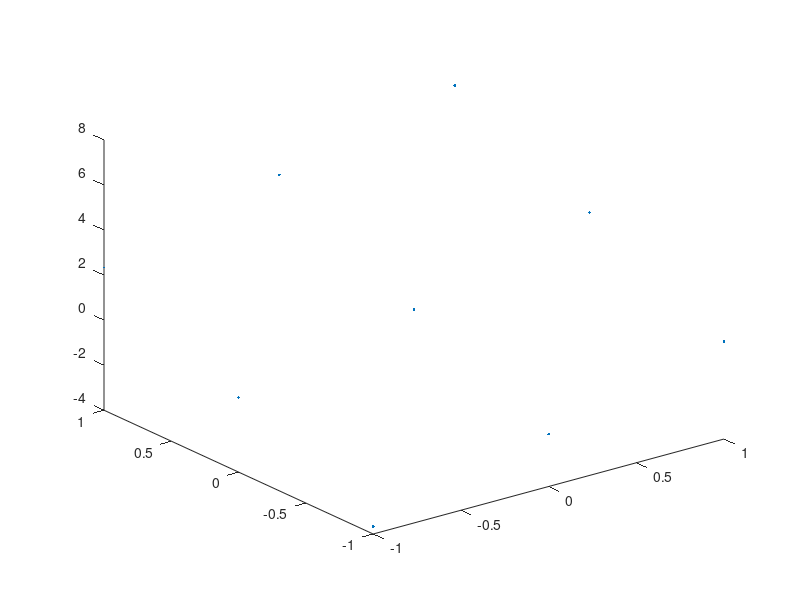

MATLAB code to generate this figure: (Note: this script raises an error after producing the figure.)
clear all
%testing script
t1 = linspace(-1,1,3);
t2 = linspace(-1,1,3);

[tt1,tt2] = meshgrid(t1,t2);

cen = 1 + 2*tt1(:) + 3*tt2(:) + 0.5 * rand(size(tt1(:)));

plot3(tt1(:),tt2(:),cen,'.')

one_col = ones(1,length(cen)).';
test_data = [tt1(:) one_col tt2(:) one_col cen one_col];

[fit,MSE] = fit_plane_to_data(test_data,'x')
